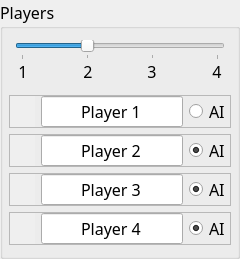
        <widget class="QGroupBox" name="groupBox_Players">
         <property name="sizePolicy">
          <sizepolicy hsizetype="Preferred" vsizetype="Preferred">
           <horstretch>0</horstretch>
           <verstretch>0</verstretch>
          </sizepolicy>
         </property>
         <property name="font">
          <font>
           <family>Bahnschrift</family>
           <pointsize>12</pointsize>
          </font>
         </property>
         <property name="title">
          <string>Players</string>
         </property>
         <layout class="QVBoxLayout" name="verticalLayout_5">
          <property name="leftMargin">
           <number>6</number>
          </property>
          <property name="rightMargin">
           <number>6</number>
          </property>
          <item>
           <layout class="QVBoxLayout" name="verticalLayout_3">
            <property name="spacing">
             <number>0</number>
            </property>
            <property name="leftMargin">
             <number>6</number>
            </property>
            <property name="rightMargin">
             <number>6</number>
            </property>
            <item>
             <widget class="QSlider" name="slider_Players">
              <property name="minimum">
               <number>1</number>
              </property>
              <property name="maximum">
               <number>4</number>
              </property>
              <property name="pageStep">
               <number>1</number>
              </property>
              <property name="value">
               <number>2</number>
              </property>
              <property name="orientation">
               <enum>Qt::Horizontal</enum>
              </property>
              <property name="tickPosition">
               <enum>QSlider::TicksBelow</enum>
              </property>
              <property name="tickInterval">
               <number>1</number>
              </property>
             </widget>
            </item>
            <item>
             <layout class="QHBoxLayout" name="horizontalLayout_7">
              <property name="leftMargin">
               <number>3</number>
              </property>
              <property name="rightMargin">
               <number>3</number>
              </property>
              <property name="bottomMargin">
               <number>6</number>
              </property>
              <item>
               <widget class="QLabel" name="label_players_1">
                <property name="font">
                 <font>
                  <family>Bahnschrift</family>
                  <pointsize>12</pointsize>
                 </font>
                </property>
                <property name="text">
                 <string>1</string>
                </property>
                <property name="alignment">
                 <set>Qt::AlignCenter</set>
                </property>
               </widget>
              </item>
              <item>
               <spacer name="horizontalSpacer_6">
                <property name="orientation">
                 <enum>Qt::Horizontal</enum>
                </property>
                <property name="sizeHint" stdset="0">
                 <size>
                  <width>40</width>
                  <height>20</height>
                 </size>
                </property>
               </spacer>
              </item>
              <item>
               <widget class="QLabel" name="label_players_2">
                <property name="font">
                 <font>
                  <family>Bahnschrift</family>
                  <pointsize>12</pointsize>
                 </font>
                </property>
                <property name="text">
                 <string>2</string>
                </property>
                <property name="alignment">
                 <set>Qt::AlignCenter</set>
                </property>
               </widget>
              </item>
              <item>
               <spacer name="horizontalSpacer_3">
                <property name="orientation">
                 <enum>Qt::Horizontal</enum>
                </property>
                <property name="sizeHint" stdset="0">
                 <size>
                  <width>40</width>
                  <height>20</height>
                 </size>
                </property>
               </spacer>
              </item>
              <item>
               <widget class="QLabel" name="label_players_3">
                <property name="font">
                 <font>
                  <family>Bahnschrift</family>
                  <pointsize>12</pointsize>
                 </font>
                </property>
                <property name="text">
                 <string>3</string>
                </property>
                <property name="alignment">
                 <set>Qt::AlignCenter</set>
                </property>
               </widget>
              </item>
              <item>
               <spacer name="horizontalSpacer_2">
                <property name="orientation">
                 <enum>Qt::Horizontal</enum>
                </property>
                <property name="sizeHint" stdset="0">
                 <size>
                  <width>40</width>
                  <height>20</height>
                 </size>
                </property>
               </spacer>
              </item>
              <item>
               <widget class="QLabel" name="label_players_4">
                <property name="font">
                 <font>
                  <family>Bahnschrift</family>
                  <pointsize>12</pointsize>
                 </font>
                </property>
                <property name="text">
                 <string>4</string>
                </property>
                <property name="alignment">
                 <set>Qt::AlignCenter</set>
                </property>
               </widget>
              </item>
             </layout>
            </item>
           </layout>
          </item>
          <item>
           <widget class="QFrame" name="player_0">
            <property name="frameShape">
             <enum>QFrame::StyledPanel</enum>
            </property>
            <property name="frameShadow">
             <enum>QFrame::Raised</enum>
            </property>
            <layout class="QHBoxLayout" name="horizontalLayout_6">
             <property name="leftMargin">
              <number>0</number>
             </property>
             <property name="topMargin">
              <number>0</number>
             </property>
             <property name="rightMargin">
              <number>0</number>
             </property>
             <property name="bottomMargin">
              <number>0</number>
             </property>
             <item>
              <widget class="QWidget" name="color_0" native="true">
               <property name="minimumSize">
                <size>
                 <width>25</width>
                 <height>25</height>
                </size>
               </property>
               <property name="autoFillBackground">
                <bool>true</bool>
               </property>
              </widget>
             </item>
             <item>
              <widget class="QLineEdit" name="name_0">
               <property name="sizePolicy">
                <sizepolicy hsizetype="MinimumExpanding" vsizetype="Fixed">
                 <horstretch>0</horstretch>
                 <verstretch>0</verstretch>
                </sizepolicy>
               </property>
               <property name="text">
                <string>Player 1</string>
               </property>
               <property name="alignment">
                <set>Qt::AlignCenter</set>
               </property>
              </widget>
             </item>
             <item>
              <widget class="QRadioButton" name="type_0">
               <property name="enabled">
                <bool>true</bool>
               </property>
               <property name="text">
                <string>AI</string>
               </property>
              </widget>
             </item>
            </layout>
           </widget>
          </item>
          <item>
           <widget class="QFrame" name="player_1">
            <property name="frameShape">
             <enum>QFrame::StyledPanel</enum>
            </property>
            <property name="frameShadow">
             <enum>QFrame::Raised</enum>
            </property>
            <layout class="QHBoxLayout" name="horizontalLayout_5">
             <property name="leftMargin">
              <number>0</number>
             </property>
             <property name="topMargin">
              <number>0</number>
             </property>
             <property name="rightMargin">
              <number>0</number>
             </property>
             <property name="bottomMargin">
              <number>0</number>
             </property>
             <item>
              <widget class="QWidget" name="color_1" native="true">
               <property name="sizePolicy">
                <sizepolicy hsizetype="Preferred" vsizetype="Preferred">
                 <horstretch>0</horstretch>
                 <verstretch>0</verstretch>
                </sizepolicy>
               </property>
               <property name="minimumSize">
                <size>
                 <width>25</width>
                 <height>25</height>
                </size>
               </property>
               <property name="autoFillBackground">
                <bool>true</bool>
               </property>
              </widget>
             </item>
             <item>
              <widget class="QLineEdit" name="name_1">
               <property name="sizePolicy">
                <sizepolicy hsizetype="MinimumExpanding" vsizetype="Fixed">
                 <horstretch>0</horstretch>
                 <verstretch>0</verstretch>
                </sizepolicy>
               </property>
               <property name="text">
                <string>Player 2</string>
               </property>
               <property name="alignment">
                <set>Qt::AlignCenter</set>
               </property>
              </widget>
             </item>
             <item>
              <widget class="QRadioButton" name="type_1">
               <property name="enabled">
                <bool>true</bool>
               </property>
               <property name="text">
                <string>AI</string>
               </property>
               <property name="checked">
                <bool>true</bool>
               </property>
              </widget>
             </item>
            </layout>
           </widget>
          </item>
          <item>
           <widget class="QFrame" name="player_2">
            <property name="frameShape">
             <enum>QFrame::StyledPanel</enum>
            </property>
            <property name="frameShadow">
             <enum>QFrame::Raised</enum>
            </property>
            <layout class="QHBoxLayout" name="horizontalLayout_3">
             <property name="leftMargin">
              <number>0</number>
             </property>
             <property name="topMargin">
              <number>0</number>
             </property>
             <property name="rightMargin">
              <number>0</number>
             </property>
             <property name="bottomMargin">
              <number>0</number>
             </property>
             <item>
              <widget class="QWidget" name="color_2" native="true">
               <property name="sizePolicy">
                <sizepolicy hsizetype="Preferred" vsizetype="Preferred">
                 <horstretch>0</horstretch>
                 <verstretch>0</verstretch>
                </sizepolicy>
               </property>
               <property name="minimumSize">
                <size>
                 <width>25</width>
                 <height>25</height>
                </size>
               </property>
               <property name="autoFillBackground">
                <bool>true</bool>
               </property>
              </widget>
             </item>
             <item>
              <widget class="QLineEdit" name="name_2">
               <property name="sizePolicy">
                <sizepolicy hsizetype="MinimumExpanding" vsizetype="Fixed">
                 <horstretch>0</horstretch>
                 <verstretch>0</verstretch>
                </sizepolicy>
               </property>
               <property name="text">
                <string>Player 3</string>
               </property>
               <property name="alignment">
                <set>Qt::AlignCenter</set>
               </property>
              </widget>
             </item>
             <item>
              <widget class="QRadioButton" name="type_2">
               <property name="enabled">
                <bool>true</bool>
               </property>
               <property name="text">
                <string>AI</string>
               </property>
               <property name="checked">
                <bool>true</bool>
               </property>
              </widget>
             </item>
            </layout>
           </widget>
          </item>
          <item>
           <widget class="QFrame" name="player_3">
            <property name="frameShape">
             <enum>QFrame::StyledPanel</enum>
            </property>
            <property name="frameShadow">
             <enum>QFrame::Raised</enum>
            </property>
            <layout class="QHBoxLayout" name="horizontalLayout_4">
             <property name="leftMargin">
              <number>0</number>
             </property>
             <property name="topMargin">
              <number>0</number>
             </property>
             <property name="rightMargin">
              <number>0</number>
             </property>
             <property name="bottomMargin">
              <number>0</number>
             </property>
             <item>
              <widget class="QWidget" name="color_3" native="true">
               <property name="sizePolicy">
                <sizepolicy hsizetype="Preferred" vsizetype="Preferred">
                 <horstretch>0</horstretch>
                 <verstretch>0</verstretch>
                </sizepolicy>
               </property>
               <property name="minimumSize">
                <size>
                 <width>25</width>
                 <height>25</height>
                </size>
               </property>
               <property name="autoFillBackground">
                <bool>true</bool>
               </property>
              </widget>
             </item>
             <item>
              <widget class="QLineEdit" name="name_3">
               <property name="sizePolicy">
                <sizepolicy hsizetype="MinimumExpanding" vsizetype="Fixed">
                 <horstretch>0</horstretch>
                 <verstretch>0</verstretch>
                </sizepolicy>
               </property>
               <property name="text">
                <string>Player 4</string>
               </property>
               <property name="alignment">
                <set>Qt::AlignCenter</set>
               </property>
              </widget>
             </item>
             <item>
              <widget class="QRadioButton" name="type_3">
               <property name="enabled">
                <bool>true</bool>
               </property>
               <property name="text">
                <string>AI</string>
               </property>
               <property name="checked">
                <bool>true</bool>
               </property>
              </widget>
             </item>
            </layout>
           </widget>
          </item>
         </layout>
        </widget>
